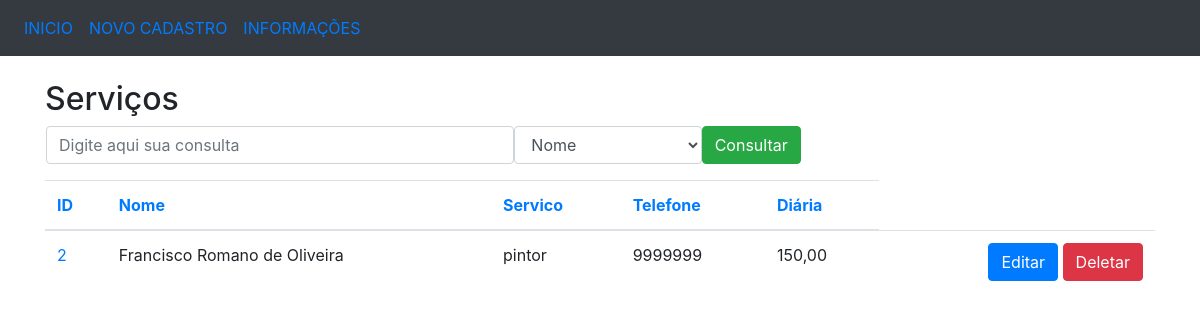
/listagem/2/, run on the app's committed database.
### crud/models.py (models this page shows, shortened)
class Pessoa(models.Model):
    nome = models.CharField(max_length=100)
    servico = models.CharField(max_length=20)
    telefone = models.CharField(max_length=30)
    salario = models.DecimalField(max_digits=7, decimal_places=2)

### crud/views.py (the view)
# urls.py: path('listagem/<int:id>/', selecao),
def selecao(request, id):
    titulo = 'Serviços'
    pessoa = Pessoa.objects.get(id=id)
    return render(request, 'listagem.html', {'titulo':titulo, 'pessoas':[pessoa]})

### crud/templates/listagem.html (shortened to what this page needs)
<!DOCTYPE html>
<html lang="en">
<head>
    <link rel="stylesheet" href="https://maxcdn.bootstrapcdn.com/bootstrap/4.3.1/css/bootstrap.min.css">
</head>
<body>
    <nav class="navbar navbar-expand-sm bg-dark">
        <ul class="navbar-nav">
            <li class="nav-item">
                <a class="nav-link" href="/crud/listagem">INICIO</a>
            </li>
            <li class="nav-item">
                <a class="nav-link" href="/crud/insercao">NOVO CADASTRO</a>
            </li>
            <li class="nav-item">
                <a class="nav-link" href="/crud/graficos">INFORMAÇÕES</a>
            </li>
        </ul>
    </nav>
    <br>
    <div class="container">
        <h2>{{titulo}}</h2>
        <form action="/crud/consulta/" method="POST" name="frm_consulta" class="ml-3"> {% csrf_token %}
            <div class="form-group">
                <div class="row">
                    <input type="text" class="form-control col-md-5" name="consulta"
                    placeholder="Digite aqui sua consulta">
                    <select class="form-control col-md-2" name="campo">
                        <option value="nome">Nome</option>
                    </select>
                    <button type="submit" class="btn btn-success">Consultar</button>
                </div>
            </div>
        </form>
        <div style="overflow-y: scroll; height: 310px; width: 100%;" align="center">
            <table class="table">
                <thead>
                    <tr>
                        <th><a href="/crud/ordenacao/id">ID</a></th>
                        <th><a href="/crud/ordenacao/nome">Nome</a></th>
                        <th><a href="/crud/ordenacao/servico">Servico</a></th>
                        <th><a href="/crud/ordenacao/telefone">Telefone</a></th>
                        <th><a href="/crud/ordenacao/salario">Diária</a> </th>
                    </tr>
                </thead>
                <tbody>
                    {% for pessoa in pessoas %}
                    <tr>
                        <td nowrap="true">
                            <a href="/crud/listagem/{{pessoa.id}}">{{pessoa.id}}</a>
                        </td>
                        <td nowrap="true">{{pessoa.nome}}</td>
                        <td nowrap="true">{{pessoa.servico}}</td>
                        <td nowrap="true">{{pessoa.telefone}}</td>
                        <td nowrap="true">{{pessoa.salario}}</td>
                        <td nowrap="true" align="right">
                            <a href="/crud/edicao/{{pessoa.id}}"
                            class="btn btn-primary" role="button">
                                Editar
                            </a>
                            <a href="/crud/delecao/{{pessoa.id}}"
                            class="btn btn-danger" role="button">
                                Deletar
                            </a>
                        </td>
                    </tr>
                    {% endfor %}
                </tbody>
            </table>
        </div>
    </div>
</body>
</html>

### data on the page
Pessoa: id "2", nome "Francisco Romano de Oliveira", servico "pintor", telefone "9999999", salario "150,00"

### other printed values
{{ titulo }} "Serviços"
